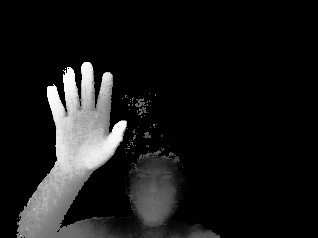
#> input picture Mavlink/Scripts/contours.jpg, 318 x 238 px
$ python vision.py   (Python 2 division)
#> lines starting #> are read from the running program, lines starting #| are printed output that depends on the picture; after the words box and inside, x2 and y2 are one past the last pixel; in counts of white or black regions, pixels touching at a corner belong together
"""
Simple script for obstacle avoidance - vision in python
"""

import time
import numpy as np
import cv2

rawImage = cv2.imread('contours.jpg', 0)
#> rawImage is the input picture: shape (238, 318); min 0, max 255, mean 25
cv2.imshow("image", rawImage)
cv2.waitKey(0)


def searchForMovement(image, rawImage):
    objectDetected = False

    contours, hierarchy = cv2.findContours(image, cv2.RETR_TREE, cv2.CHAIN_APPROX_SIMPLE)

# if contours vector is not empty, we have found some objects
    if len(contours) != 0:
        objectDetected = True
        #cnt = contours[0]
        cnt = max(contours, key=cv2.contourArea)
        M = cv2.moments(cnt)
        print M
        # centroid of the contour
        cx = int(M['m10']/M['m00'])
        cy = int(M['m01']/M['m00'])
        print cx, cy
        # for adding a green ellipse
        rgbImage = cv2.cvtColor(rawImage, cv2.COLOR_GRAY2BGR)
        # draw an ellipse out of the contour points
        ellipse = cv2.fitEllipse(cnt)
        cv2.ellipse(rgbImage, ellipse, (0, 255, 0), 2)

        cv2.imshow("Result", rgbImage)
        cv2.waitKey(0)
    else:
        objectDetected = False


def main():
    ret, imageThresh = cv2.threshold(rawImage, 150, 255, 0)
    cv2.imshow("imageThresh", imageThresh)
    cv2.waitKey(0)
    searchForMovement(imageThresh, rawImage)


main()
#> in main, `ret, imageThresh = cv2.threshold(rawImage, 150, 255, 0)`:
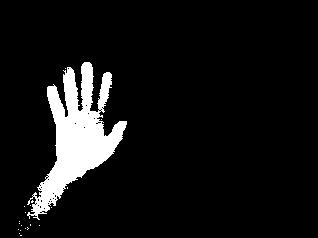
#> imageThresh: shape (238, 318); 8% white; 20 white regions (19 under 20 px)
#> in searchForMovement, `contours, hierarchy = cv2.findContours(image, cv2.RETR_TREE, cv2.CHAIN..`: contours = 57 contours, 56 with area under 20; largest, box (x1, y1, x2, y2) and area: (27, 62, 127, 220) 5639
#> in searchForMovement, `cnt = max(contours, key=cv2.contourArea)`: cnt = contour of 467 points, box (x1, y1, x2, y2) (27, 62, 127, 220), area 5639
#> in searchForMovement, `M = cv2.moments(cnt)`: M = moments, m00 5639, centre m10/m00, m01/m00 = (76.61, 135.7)
#> (printed output is left out)
#> in searchForMovement, `cx = int(M['m10']/M['m00'])`: cx = 76
#> in searchForMovement, `cy = int(M['m01']/M['m00'])`: cy = 135
#| 76 135
#> in searchForMovement, `ellipse = cv2.fitEllipse(cnt)`: ellipse = ((67.21, 143.7), (83.01, 136.7), 23.84)
#> in searchForMovement, `cv2.ellipse(rgbImage, ellipse, (0, 255, 0), 2)`:
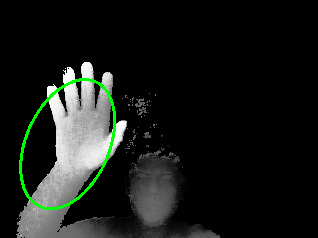
#> rgbImage: shape (238, 318, 3); 1.38% of pixels changed, all inside (x1, y1, x2, y2) = (19, 78, 116, 210)
